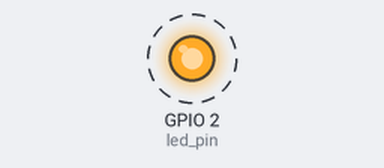
Bench run of a sketch on a simulated ESP32. On the bench: output pins drawn as LEDs (lit = HIGH). Dashed ring = blinking. What the sketch prints to the serial monitor is not drawn.

Above: at 0.2 s.
Timing chart, 0 to 3.0 s (numbered marks = the images above):
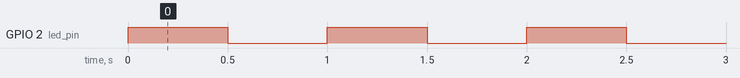

Measured:
- by itself, GPIO 2 (led_pin): alternates HIGH for 0.50 s and LOW for 0.50 s

The sketch:

blinkey.ino
```cpp
//Create two separate tasks that cause LED light to blink at two different speeds
//use one cpu
#if CONFIG_FREERTOS_UNICORE
  static const BaseType_t app_cpu = 0;
#else
  static const BaseType_t app_cpu = 1;
#endif

static const int led_pin = 2;

//created my task
void toggleLED_part2(void* params)
{
  while (1)
  {
    Serial.println("Task 2!");
    digitalWrite(led_pin, HIGH);
    vTaskDelay(pdMS_TO_TICKS(5000));
    digitalWrite(led_pin, LOW);
    vTaskDelay(pdMS_TO_TICKS(1000));
  }
}

void toggleLED(void * parameter)
{
  while (1)
  {
    Serial.println("Task 1!");
    digitalWrite(led_pin, HIGH);
    vTaskDelay(500 / portTICK_PERIOD_MS); //non blocking
    digitalWrite(led_pin, LOW);
    vTaskDelay(500 / portTICK_PERIOD_MS); // 500 / 1 ms
  }
}

void setup() {
  // put your setup code here, to run once:
  Serial.begin(115200);
  pinMode(led_pin, OUTPUT);
  xTaskCreatePinnedToCore(toggleLED, "Toggle LED 1", 1024, NULL, 1, NULL, app_cpu);
  xTaskCreatePinnedToCore(toggleLED_part2, "Toggle LED 2", 1024, NULL, 1, NULL, app_cpu);
}

void loop() {
  // put your main code here, to run repeatedly:
}
```
